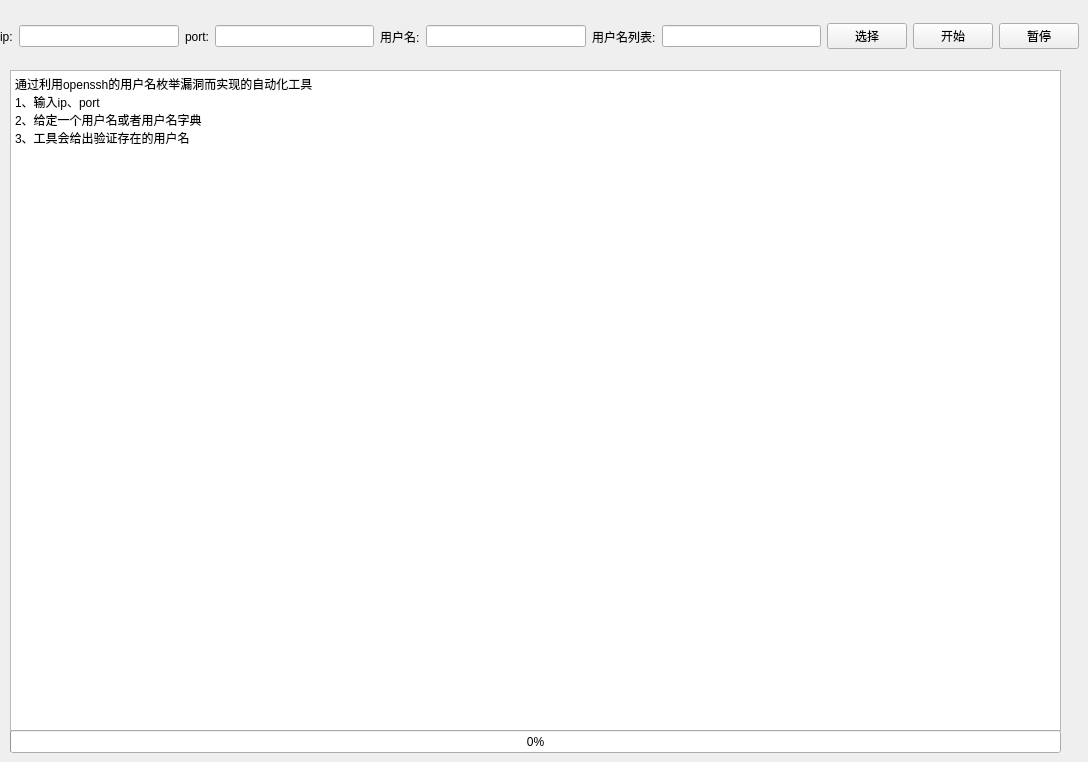
    <widget class="QWidget" name="tab_10">
     <attribute name="title">
      <string>SSH枚举用户名</string>
     </attribute>
     <widget class="QPlainTextEdit" name="plainTextEdit_sshusername_result">
      <property name="geometry">
       <rect>
        <x>10</x>
        <y>70</y>
        <width>1051</width>
        <height>661</height>
       </rect>
      </property>
      <property name="readOnly">
       <bool>true</bool>
      </property>
      <property name="plainText">
       <string>通过利用openssh的用户名枚举漏洞而实现的自动化工具
1、输入ip、port
2、给定一个用户名或者用户名字典
3、工具会给出验证存在的用户名</string>
      </property>
     </widget>
     <widget class="QProgressBar" name="progressBar_sshusername_progress">
      <property name="geometry">
       <rect>
        <x>10</x>
        <y>730</y>
        <width>1051</width>
        <height>23</height>
       </rect>
      </property>
      <property name="value">
       <number>0</number>
      </property>
     </widget>
     <widget class="QWidget" name="layoutWidget">
      <property name="geometry">
       <rect>
        <x>0</x>
        <y>20</y>
        <width>1079</width>
        <height>33</height>
       </rect>
      </property>
      <layout class="QHBoxLayout" name="horizontalLayout_12">
       <item>
        <widget class="QLabel" name="label_43">
         <property name="text">
          <string>ip:</string>
         </property>
        </widget>
       </item>
       <item>
        <widget class="QLineEdit" name="lineEdit_sshusername_ip"/>
       </item>
       <item>
        <widget class="QLabel" name="label_47">
         <property name="text">
          <string>port:</string>
         </property>
        </widget>
       </item>
       <item>
        <widget class="QLineEdit" name="lineEdit_sshusername_port"/>
       </item>
       <item>
        <widget class="QLabel" name="label_52">
         <property name="text">
          <string>用户名:</string>
         </property>
        </widget>
       </item>
       <item>
        <widget class="QLineEdit" name="lineEdit_sshusername_username"/>
       </item>
       <item>
        <widget class="QLabel" name="label_53">
         <property name="text">
          <string>用户名列表:</string>
         </property>
        </widget>
       </item>
       <item>
        <widget class="QLineEdit" name="lineEdit_sshusername_usernamelist"/>
       </item>
       <item>
        <widget class="QPushButton" name="pushButton_sshusername_selectfile">
         <property name="text">
          <string>选择</string>
         </property>
        </widget>
       </item>
       <item>
        <widget class="QPushButton" name="pushButton_sshusername_start">
         <property name="text">
          <string>开始</string>
         </property>
        </widget>
       </item>
       <item>
        <widget class="QPushButton" name="pushButton_sshusername_stop">
         <property name="text">
          <string>暂停</string>
         </property>
        </widget>
       </item>
      </layout>
     </widget>
    </widget>
